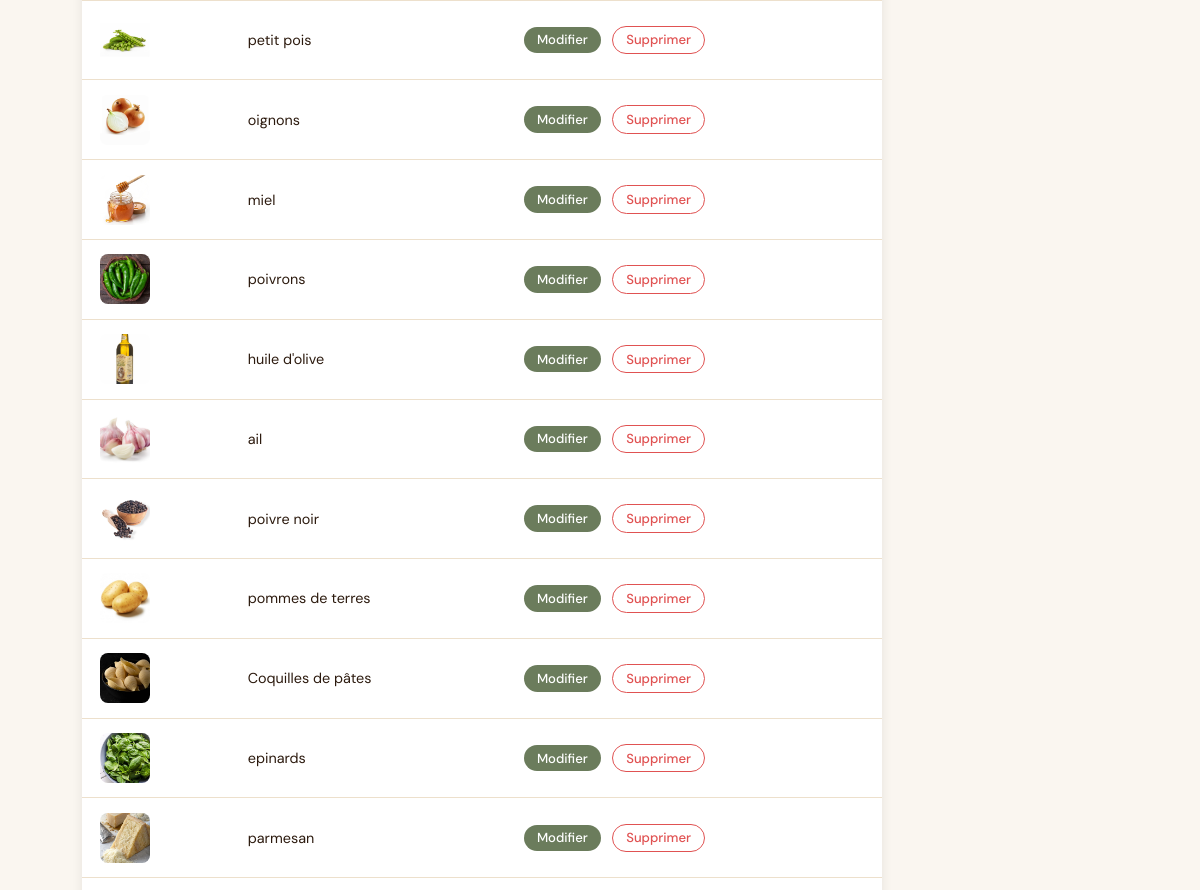
The page /admin/gerer_ingredients.php (signed in, middle part) on the database as committed earlier.
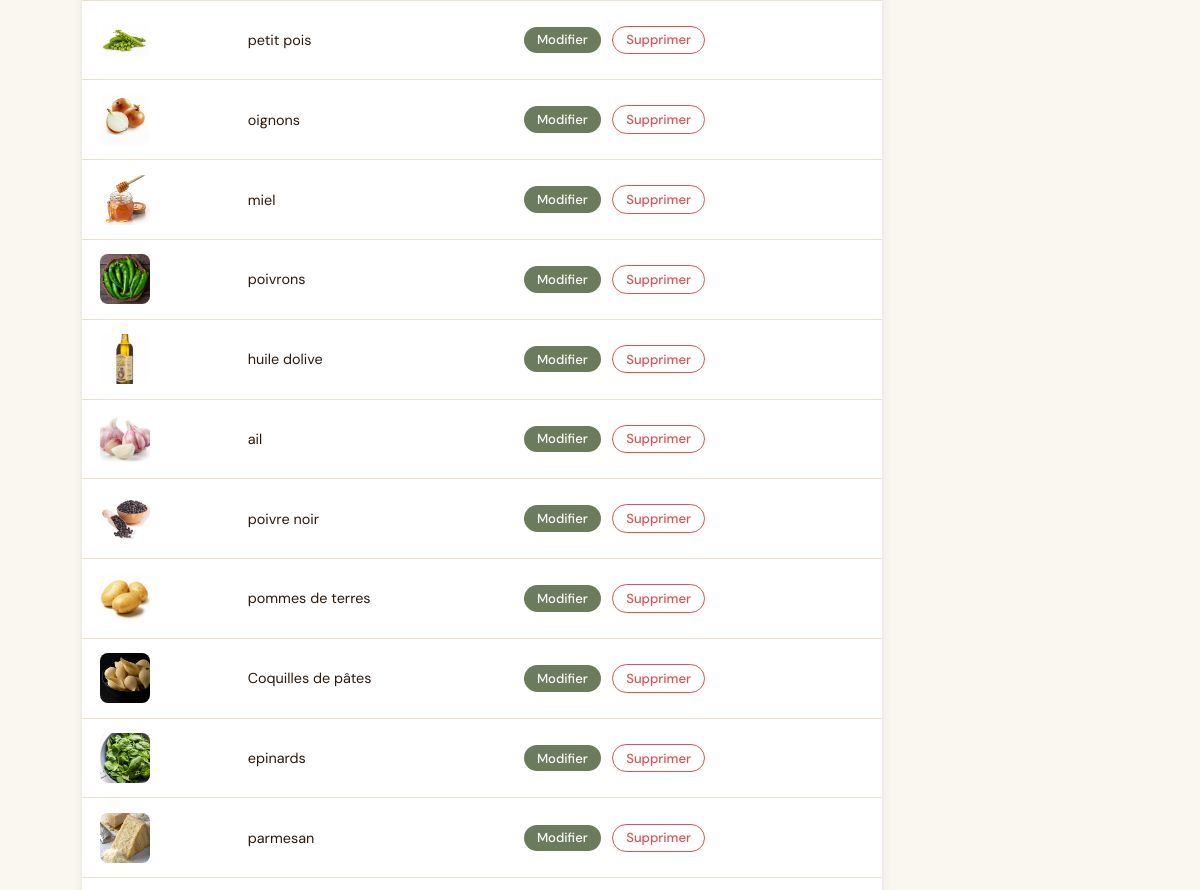
The same page on the database as committed later.
### tables this page shows
CREATE TABLE `ingredients` (
  `id` int(10) UNSIGNED NOT NULL,
  `nom` varchar(100) NOT NULL,
  `image` varchar(255) NOT NULL DEFAULT 'default_ingredient.jpg'
);

### classes/Ingredient.php (called while the page is built, shortened)
<?php
class Ingredient {
    private $pdo;
    public function __construct($pdo){
        $this->pdo=$pdo;
    }
    public function getAll(){
        $sql="SELECT * FROM ingredients";
        $st=$this->pdo->prepare($sql);
        $st->execute();
        return $st->fetchAll(PDO::FETCH_OBJ);
    }
}

### admin/gerer_ingredients.php (the view, shortened to what this page needs)
<?php
require_once("../includes/db.php");
require_once("../classes/Ingredient.php");
$pdo           = getPDO();
$ingredientObj = new Ingredient($pdo);
$ingredients = $ingredientObj->getAll();
?>
<?php require("../includes/header.php"); ?>
<section class="admin-form" style="max-width:800px;">
    <table class="admin-table" id="table-ingredients">
        <tbody>
            <?php foreach ($ingredients as $i): ?>
                <tr data-nom="<?= strtolower(htmlspecialchars($i->nom)) ?>">
                    <td>
                        <img src="../uploads/ingredients/<?= htmlspecialchars($i->image) ?>"
                             style="width:50px; height:50px; object-fit:cover; border-radius:8px;">
                    </td>
                    <td><?= htmlspecialchars($i->nom) ?></td>
                    <td>
                        <a href="modifier_ingredient.php?id=<?= $i->id ?>"
                           class="btn-modifier">Modifier</a>
                        <a href="gerer_ingredients.php?supprimer=<?= $i->id ?>"
                           onclick="return confirm('Supprimer cet ingrédient ?')"
                           class="btn-supprimer">Supprimer</a>
                    </td>
                </tr>
            <?php endforeach; ?>
        </tbody>
    </table>
</section>
<?php require("../includes/footer.php"); ?>

Rows that differ between the two databases and show on the page:
changed ingredients: nom "huile d'olive" → "huile dolive"
